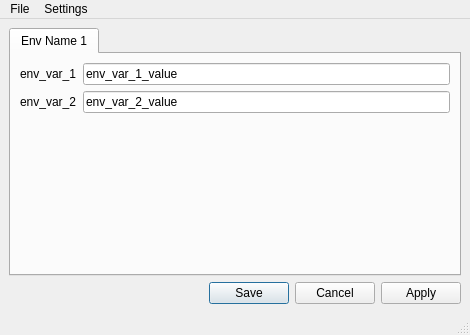
<?xml version="1.0" encoding="UTF-8"?>
<ui version="4.0">
 <class>MainWindow</class>
 <widget class="QMainWindow" name="MainWindow">
  <property name="geometry">
   <rect>
    <x>0</x>
    <y>0</y>
    <width>470</width>
    <height>335</height>
   </rect>
  </property>
  <property name="windowTitle">
   <string notr="true"/>
  </property>
  <widget class="QWidget" name="centralwidget">
   <layout class="QVBoxLayout" name="verticalLayout">
    <item>
     <widget class="QTabWidget" name="envsTabWidget">
      <property name="currentIndex">
       <number>0</number>
      </property>
      <widget class="QWidget" name="envTab1">
       <property name="sizePolicy">
        <sizepolicy hsizetype="Expanding" vsizetype="Preferred">
         <horstretch>0</horstretch>
         <verstretch>0</verstretch>
        </sizepolicy>
       </property>
       <attribute name="title">
        <string notr="true">Env Name 1</string>
       </attribute>
       <layout class="QGridLayout" name="envTab1GridLayout">
        <item row="0" column="0">
         <layout class="QFormLayout" name="envTab1FormLayout">
          <item row="0" column="0">
           <widget class="QLabel" name="var1Label">
            <property name="text">
             <string notr="true">env_var_1</string>
            </property>
           </widget>
          </item>
          <item row="0" column="1">
           <widget class="QLineEdit" name="var1LineEdit">
            <property name="sizePolicy">
             <sizepolicy hsizetype="Preferred" vsizetype="Preferred">
              <horstretch>0</horstretch>
              <verstretch>0</verstretch>
             </sizepolicy>
            </property>
            <property name="text">
             <string notr="true">env_var_1_value</string>
            </property>
           </widget>
          </item>
          <item row="1" column="0">
           <widget class="QLabel" name="var2Label">
            <property name="text">
             <string notr="true">env_var_2</string>
            </property>
           </widget>
          </item>
          <item row="1" column="1">
           <widget class="QLineEdit" name="var2LineEdit">
            <property name="text">
             <string notr="true">env_var_2_value</string>
            </property>
           </widget>
          </item>
         </layout>
        </item>
       </layout>
      </widget>
     </widget>
    </item>
    <item>
     <widget class="QDialogButtonBox" name="mainButtonBox">
      <property name="orientation">
       <enum>Qt::Horizontal</enum>
      </property>
      <property name="standardButtons">
       <set>QDialogButtonBox::Apply|QDialogButtonBox::Cancel|QDialogButtonBox::Save</set>
      </property>
     </widget>
    </item>
   </layout>
  </widget>
  <widget class="QMenuBar" name="menubar">
   <property name="geometry">
    <rect>
     <x>0</x>
     <y>0</y>
     <width>470</width>
     <height>26</height>
    </rect>
   </property>
   <widget class="QMenu" name="menuFile">
    <property name="title">
     <string>File</string>
    </property>
    <addaction name="actionOpen"/>
    <addaction name="separator"/>
    <addaction name="actionSave"/>
    <addaction name="actionSave_As"/>
    <addaction name="separator"/>
    <addaction name="actionQuit"/>
   </widget>
   <widget class="QMenu" name="menuSettings">
    <property name="title">
     <string>Settings</string>
    </property>
    <addaction name="actionSet_for_current_user"/>
    <addaction name="actionSet_for_local_machine"/>
   </widget>
   <addaction name="menuFile"/>
   <addaction name="menuSettings"/>
  </widget>
  <widget class="QStatusBar" name="statusbar"/>
  <action name="actionOpen">
   <property name="text">
    <string>Open...</string>
   </property>
   <property name="toolTip">
    <string>Open Configuration File</string>
   </property>
  </action>
  <action name="actionSave">
   <property name="text">
    <string>Save</string>
   </property>
   <property name="toolTip">
    <string>Save Configuration File</string>
   </property>
   <property name="shortcut">
    <string>Ctrl+S</string>
   </property>
  </action>
  <action name="actionSave_As">
   <property name="text">
    <string>Save As...</string>
   </property>
   <property name="toolTip">
    <string>Save Configuration To Another File</string>
   </property>
  </action>
  <action name="actionQuit">
   <property name="text">
    <string>Quit</string>
   </property>
   <property name="shortcut">
    <string>Ctrl+F4</string>
   </property>
  </action>
  <action name="actionSet_for_current_user">
   <property name="checkable">
    <bool>true</bool>
   </property>
   <property name="checked">
    <bool>true</bool>
   </property>
   <property name="text">
    <string>Set for current user</string>
   </property>
  </action>
  <action name="actionSet_for_local_machine">
   <property name="checkable">
    <bool>true</bool>
   </property>
   <property name="text">
    <string>Set for local machine</string>
   </property>
  </action>
 </widget>
 <resources/>
 <connections/>
</ui>
